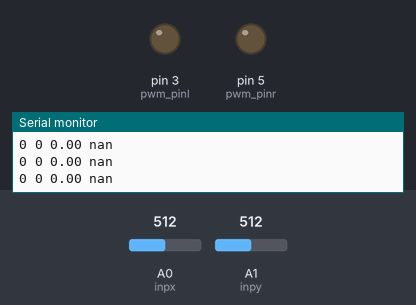
Simulated run of this sketch. Board: Arduino Uno, built with avr-gcc and run on an emulated ATmega328P. On the bench: output pins drawn as LEDs (lit = HIGH), the last lines printed to the serial monitor. The inputs (shaded band) are chosen by the test bench; at power-on: A0 (inpx) = 512, A1 (inpy) = 512.

Above: at 1.2 s.
1.3 s: A0 (inpx) set to 716
At 1.9 s:
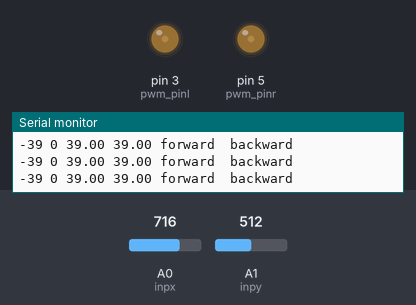
2.8 s: A1 (inpy) set to 716
At 3.6 s:
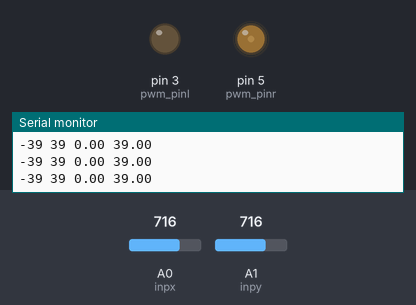
4.3 s: A0 (inpx) set to 900
At 5.3 s:
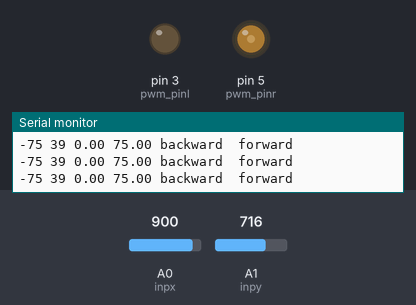
5.8 s: A0 (inpx) set to 0
At 6.6 s:
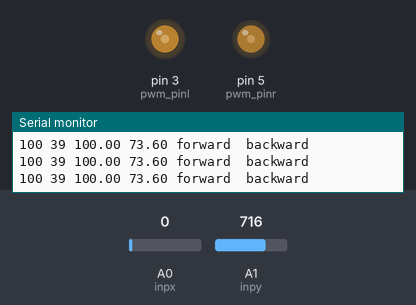
7.3 s: A1 (inpy) set to 122
At 7.7 s:
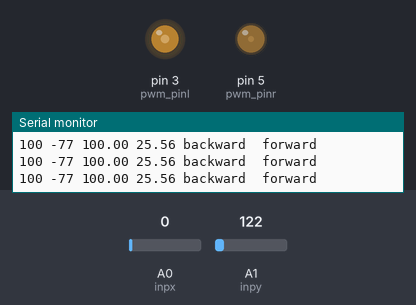
8.8 s: A1 (inpy) set to 1023
At 9.4 s:
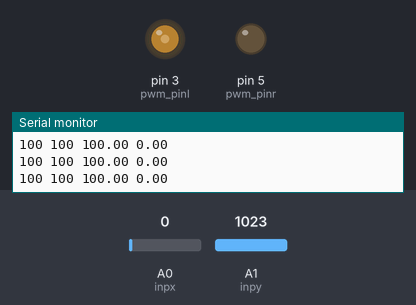
Timing chart, 0 to 11.3 s (numbered marks = the images above; inputs shaded):
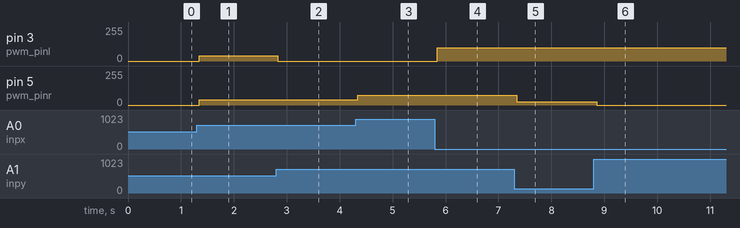

Measured:
- after the input at 1.3 s, pin 3 (pwm_pinl), pin 5 (pwm_pinr): 0/255 → 39/255 at once
- after the input at 2.8 s, pin 3 (pwm_pinl): 39/255 → 0/255 at once
- after the input at 4.3 s, pin 5 (pwm_pinr): 39/255 → 75/255 at once
- after the input at 5.8 s, pin 3 (pwm_pinl): 0/255 → 100/255 after 0.05 s; pin 5 (pwm_pinr): 75/255 → 73/255 after 0.05 s
- after the input at 7.3 s, pin 5 (pwm_pinr): 73/255 → 25/255 after 0.05 s
- after the input at 8.8 s, pin 5 (pwm_pinr): 25/255 → 0/255 after 0.06 s

The sketch:

sketch_aug14a.ino
```cpp
/*
 * A0-orange
 * A1-white
 */


int x,y,inpx=A0,inpy=A1;
int l1=9,l2=4,r1=8,r2=10,testx,testy;
int pwm_pinr=5,pwm_pinl=3;
int pinr1=8,pinr2=10,pinl1=9,pinl2=4;
float pwmr,pwml,x1,y1;
void setup() {
  // put your setup code here, to run once:
testx=analogRead(inpx);
testy=analogRead(inpy);
Serial.begin(9600);
}

void loop() {
  // put your main code here, to run repeatedly:
 /*Serial.print(analogRead(inpx));
  Serial.print(" ");
  Serial.print(analogRead(inpy));
  Serial.print(" ");
*/
y=map(analogRead(inpy),2*testy-1023,1023,-100,100);
x=map(analogRead(inpx),2*testx-1023,1023,100,-100);
 Serial.print(x);
  Serial.print(" ");
  Serial.print(y);
  Serial.print(" ");

if(x>=0)
{
  x1=x;
  y1=y;
  pwml=max(abs(x1),abs(y1));
  pwmr=pwml*(abs((x1*x1-y1*y1)));
  pwmr= pwmr/(x1*x1+y1*y1);
  Serial.print(pwml);
  Serial.print(" ");
  Serial.print(pwmr);
  Serial.print(" ");


}
else if(x<0)
{
  pwmr=max(abs(x),abs(y));
  pwml=pwmr*abs((x*x-y*y)/(x*x+y*y));
  Serial.print(pwml);
  Serial.print(" ");
  Serial.print(pwmr);
  Serial.print(" ");

  }
if(abs(y)>abs(x))
{
  if(y>0)
  {
    l1=1;
    l2=0;
    r1=1;
    l2=0;
    Serial.print("forward");
    Serial.print(" ");
    Serial.print(" forward");
    Serial.print(" ");
  }
  else
  {
    l1=0;
    l2=1;
    r1=0;
    l2=1;
    Serial.print("backward");

    Serial.print(" ");
    Serial.print("backward");
    Serial.print(" ");

  }
  }
else if(abs(y)<abs(x))
{
  if(x*y>=0)
  {
    l1=1;
    l2=0;
    r1=0;
    r2=1;
  Serial.print("forward");
    Serial.print(" ");
    Serial.print(" backward");
    Serial.print(" ");

  }
  else
  {
    l1=0;
    l2=1;
    r1=1;
    r2=0;
    Serial.print("backward");
    Serial.print(" ");
    Serial.print(" forward");
    Serial.print(" ");

  }
}
analogWrite(pwm_pinr,pwmr);
analogWrite(pwm_pinl,pwml);
digitalWrite(pinr1,r1);
digitalWrite(pinr2,r2);
digitalWrite(pinl1,l1);
digitalWrite(pinl2,l2);

Serial.println("");


}
```
